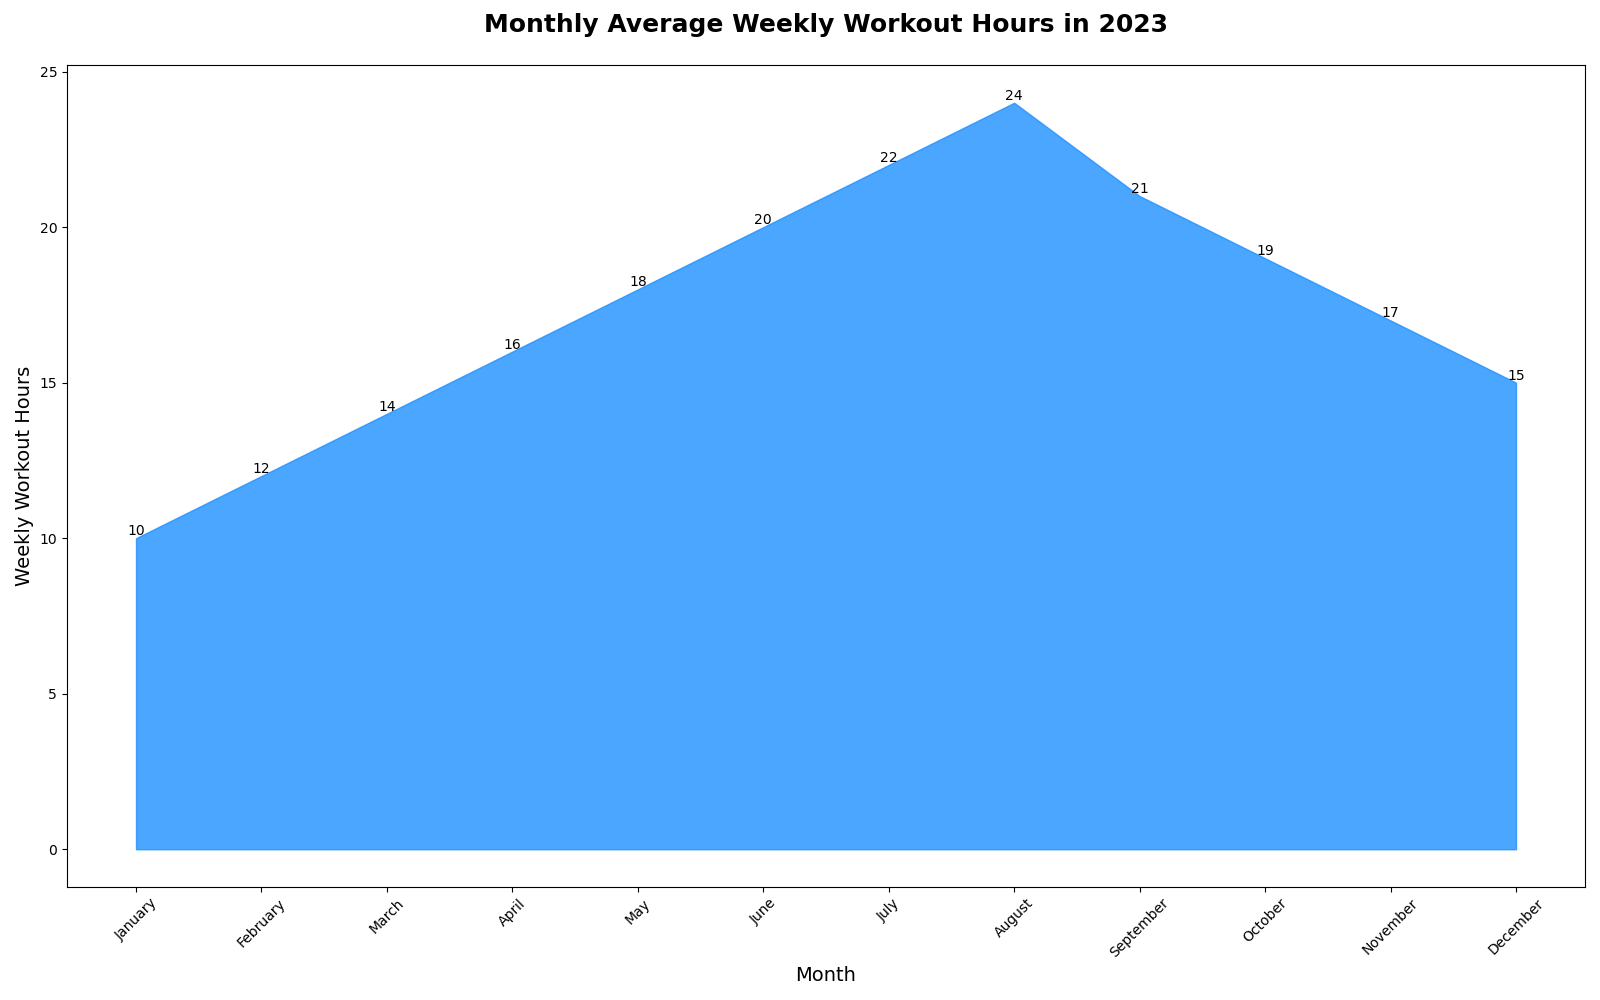

This figure's Python source:

import matplotlib.pyplot as plt
import pandas as pd
from io import StringIO

data = """Month,Weekly Workout Hours
January,10
February,12
March,14
April,16
May,18
June,20
July,22
August,24
September,21
October,19
November,17
December,15"""

df = pd.read_csv(StringIO(data))

plt.figure(figsize=(16, 10))

plt.fill_between(df['Month'], df['Weekly Workout Hours'], color="#1E90FF", alpha=0.8)

plt.title("Monthly Average Weekly Workout Hours in 2023", fontsize=18, fontweight='bold', y=1.03)
plt.xlabel("Month", fontsize=14)
plt.ylabel("Weekly Workout Hours", fontsize=14)

for idx, row in df.iterrows():
    plt.text(idx, row['Weekly Workout Hours'], f"{row['Weekly Workout Hours']}", ha='center', va='bottom')

plt.xticks(rotation=45)
plt.tight_layout()

plt.show()
